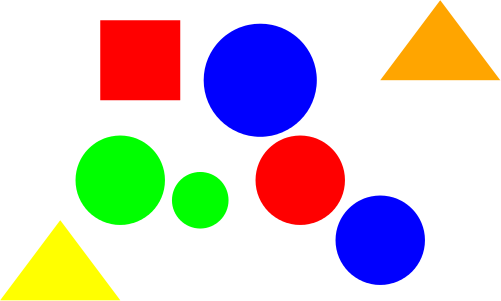
//> input picture J3.png, 501 x 301 px
$ ./ass2_12CS30004   (built with g++ and OpenCV 4)
//> lines starting //> are read from the running program, lines starting //| are printed output that depends on the picture; after the words box and inside, x2 and y2 are one past the last pixel; in counts of white or black regions, pixels touching at a corner belong together
//> further down, col is the input picture: 301 rows x 501 cols, CV_8UC3; mean B, G, R 202.4, 203.1, 212.6
#include <cv.h>
#include "opencv2/highgui/highgui.hpp"
#include <vector>
#include <iostream>
#include <string>
#include <stdlib.h>
#include <map>

using namespace cv;
using namespace std;

struct Circle{
	int radius;
	int cx;
	int cy;
	Circle(int r, int x, int y): radius(r), cx(x), cy(y) {}
};

Mat getGrayscale(Mat src)
{
	Mat dst(src.rows, src.cols, CV_8UC1);
	dst = Scalar(0);
	Vec3b colour;
	for(int i=0;i<src.rows;i++)
	{
		for(int j=0;j<src.cols;j++)
		{
				colour=src.at<Vec3b>(Point(j,i));
				int r=(int)colour.val[0];
				int g=(int)colour.val[1];
				int b=(int)colour.val[2];
				dst.at<uchar>(Point(j,i))=r*0.1+g*0.6+b*0.3;
		}
	}
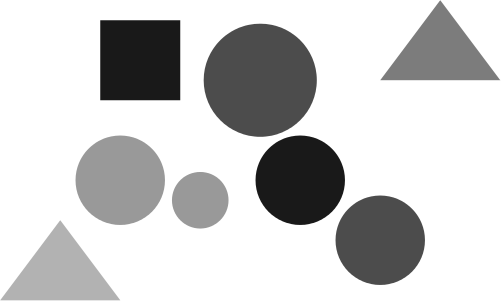
//> dst: 301 rows x 501 cols, CV_8UC1; min 25, max 255, mean 203.7
	return dst;
}

Mat getHistEQ(Mat src)
{
	Mat dst=src.clone();
	Scalar colour;
	vector<int> hist(256,0);
	vector<double> cprob(256,0);
	vector<int> cumf(256,0);
	vector<int> histeq(256,0);
	int tot_pix=src.rows*src.cols;
	for(int i=0;i<src.rows;i++)
	{
		for(int j=0;j<src.cols;j++)
		{
			colour=src.at<uchar>(Point(j,i));
			hist[colour.val[0]]++;
		}
	}
	int sum=0;

	for(int i=0;i<256;i++)
	{
		sum+=hist[i];
		cumf[i]=sum;
		cprob[i]=(double)cumf[i]/tot_pix;
		histeq[i]=cprob[i]*255;
	}

	for(int i=0;i<src.rows;i++)
	{
		for(int j=0;j<src.cols;j++)
		{
			colour=src.at<uchar>(Point(j,i));
			dst.at<uchar>(Point(j,i))=histeq[colour.val[0]];
		}
	}

	return dst;
}

Mat getSobel(Mat src)
{
	Mat dst=src.clone();
	Scalar colour;
	int min=INT_MAX;
	int max=INT_MIN;
	int sumx=0, sumy=0;
	int temp[src.rows][src.cols];
	int sobelx[3][3]={{-1,0,1},{-2,0,2},{-1,0,1}};
	int sobely[3][3]={{-1,-2,-1},{0,0,0},{1,2,1}};
	int sum=0;
	for(int i=1;i<src.rows-1;i++)
	{
		for(int j=1;j<src.cols-1;j++)
		{
			for(int k=i-1;k<=i+1;k++)
			{
				for(int l=j-1;l<=j+1;l++)
				{
					colour=src.at<uchar>(Point(l,k));
					sumx+=colour.val[0]*sobelx[k-i+1][l-j+1];
					sumy+=colour.val[0]*sobely[k-i+1][l-j+1];
				}
			}
			sum=sqrt(pow(sumx, 2)+pow(sumy,2));
			temp[i][j]=sum;
			if(max<sum)max=sum;
			if(min>sum)min=sum;
			sumx=0;
			sumy=0;
			sum=0;
		}
	}
//> this loop made 299 passes
//> max on passes 1 to 3: 537, 558, 558
//> after the loop, sumx = 0; sumy = 0; sum = 0; max = 992; min = 0
	for(int i=1;i<dst.rows-1;i++)
	{
		for(int j=1;j<dst.cols-1;j++)
		{
			sum=int((temp[i][j]-min)*255/(max-min));
			dst.at<uchar>(Point(j,i))=sum;
		}
	}
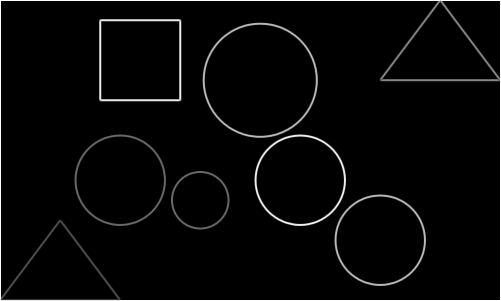
//> dst: 301 rows x 501 cols, CV_8UC1; min 0, max 255, mean 7.5
//> after the loop, sum = 0

	return dst;
}

Mat getBackground(Mat src)
{
	Mat dst(src.rows, src.cols, CV_8UC1);
	Vec3b colour;
	for(int i=0;i<src.rows;i++)
	{
		for(int j=0;j<src.cols;j++)
		{
			colour=src.at<Vec3b>(Point(j,i));
			if(colour.val[0]>10||colour.val[1]>10||colour.val[2]>10)
				dst.at<uchar>(Point(j,i))=255;
			else
				dst.at<uchar>(Point(j,i))=0;
		}
	}

	return dst;
}

Mat getBinary(Mat src)
{
	Mat dst=src.clone();
	Scalar colour;
	for(int i=0;i<src.rows;i++)
	{
		for(int j=0;j<src.cols;j++)
		{
			colour=src.at<uchar>(Point(j,i));
			if(colour.val[0]<20)
				dst.at<uchar>(Point(j,i))=0;
			else
				dst.at<uchar>(Point(j,i))=255;
		}
	}
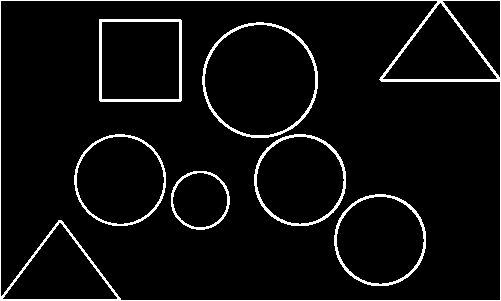
//> dst: 301 rows x 501 cols, CV_8UC1; 5.4% white in thin lines or dots
	return dst;
}

Mat getEroded(Mat src)
{
	Mat dst(src.rows, src.cols, CV_8UC1);
	for(int i=0;i<src.rows;++i)
	{
		for(int j=0;j<src.cols;++j)
		{
			int k,l,black=0,white=0;
			for(k=i-3;k<=i+3;++k)
			{
				for(l=j-3;l<=j+3;++l)
				{
					if(k>=0&&k<src.rows&&l>=0&&l<src.cols)
					{
						if(src.at<uchar>(Point(l,k))<10)
							black++;
						else
							white++;
					}
				}
			}
			if(white<black)
				dst.at<uchar>(i,j)=255;
			else
				dst.at<uchar>(i,j)=0;
		}
	}
	return dst;
}

int checkDefective(Mat src)
{
	Scalar colour;
	int count=0;
	src=getEroded(src);
	for(int i=0;i<src.rows;i++)
	{
		for(int j=0;j<src.cols;j++)
		{
			colour=src.at<uchar>(Point(j,i));
			// cout<<colour.val[0]<<" ";
			if(colour.val[0]<10)count++;
		}
	}
	if(count>10)return 1;
	return 0;
}

Mat getWithoutCandies(Mat src, Mat ori)
{
	Mat dst(src.rows, src.cols, CV_8UC1);
	Scalar colour, colour2;
	for(int i=0;i<src.rows;i++)
	{
		for(int j=0;j<src.cols;j++)
		{
			colour=src.at<uchar>(Point(j,i));
			colour2=ori.at<uchar>(Point(j,i));
			if(colour.val[0]<10&&colour2.val[0]>10)
				dst.at<uchar>(Point(j,i))=255;
			else
				dst.at<uchar>(Point(j,i))=0;
		}
	}

	return dst;
}

int main()
{
	Mat col=imread("J3.png"); // The original image
	cvtColor(col, col, CV_BGRA2RGB);
	Mat ori, histeq, edges, binary, background, remove_candies;
	vector<Circle> candy_list;
	vector<vector<int>  > hough(col.rows, vector<int> (col.cols, 0));
	map<string, int> counts;
	// Detect edges in the image
	ori=getGrayscale(col);
	// histeq=getHistEQ(ori);
	edges=getSobel(ori);
	binary=getBinary(edges);

	// [9 lines of commented-out code are left out]
	int min_r, max_r;
	cout<<"Enter minimum expected Radius:";
	cin>>min_r;
//> the answer given: 100
	cout<<"Enter maximum expected Radius:";
	cin>>max_r;
//> the answer given: 100


	Mat candies(ori.rows, ori.cols, CV_8UC3);
	candies = Scalar(0,0,0);
	Mat mask(ori.rows, ori.cols, CV_8UC3);
	mask = Scalar(0,0,0);
	// Loop through different values of the radiusmin(binary.rows, binary.cols)/2
	for(int radius = min_r; radius<max_r; radius++)
	{
		cout<<radius<<"\n";
		// Loop through each pixel
		for(int x=0;x<binary.rows;x++)
		{
			for(int y=0;y<binary.cols;y++)
			{
				// Check if the current pixel is an edge
				int value = binary.at<uchar>(Point(y,x));
				if(value==0) continue;

				// If it is an edge, generate its circle in the parameter space
				for(double theta=0;theta<360;theta=theta+1)
				{
					int a = x + radius*cos(theta*3.1412/180);
					int b = y + radius*sin(theta*3.1412/180);

					// Just in case
					if(a<0 || a>=binary.rows || b<0 || b>=binary.cols) continue;
					hough[a][b]++;
				}
			}
		}

		// cout<<radius<<" ";
		for(int x=0;x<binary.rows;x++)
		{
			for(int y=0;y<binary.cols;y++)
			{
				if(hough[x][y]>200){
					// cout<<x<<" "<<y<<"\n";
					int there=0;
					for(int j=0; j<candy_list.size();j++)
					{
						Circle c=candy_list[j];
						if(sqrt(pow(radius-c.radius,2)
								+ pow(x-c.cx,2)+pow(y-c.cy,2))<10.0){

							candy_list[j].radius=(c.radius+radius)/2;
							candy_list[j].cx=(c.cx+x)/2;
							candy_list[j].cy=(c.cy+y)/2;
							there=1;
							break;
						}
					}
					if(!there){
						candy_list.push_back(Circle(radius, x, y));
					}
				}
				// cout<<hough[x][y]<<" ";
				hough[x][y]=0;
			}
		}

		// waitKey(0);

	}
//> after the loop, candy_list = 0 items


	string clr="";
	cout<<"====================================================================\n";

	for(int i=0;i<candy_list.size();i++)
	{
		candies=Scalar(0,0,0);
		Circle c=candy_list[i];
		cout<<"Radius:"<<c.radius<<" X:"<<c.cx<<" Y:"<<c.cy<<"\n";
		circle(candies, Point(c.cy,c.cx), c.radius, Scalar(col.at<Vec3b>(Point(c.cy,c.cx))), -5, 8, 0);
		circle(mask, Point(c.cy,c.cx), c.radius, Scalar(col.at<Vec3b>(Point(c.cy,c.cx))), -5, 8, 0);
		circle(mask, Point(c.cy,c.cx), c.radius, Scalar(col.at<Vec3b>(Point(c.cy,c.cx))), 6, 8, 0);
		Vec3b pix=col.at<Vec3b>(Point(c.cy,c.cx));

		clr=to_string(pix.val[0])+" "+to_string(pix.val[1])+" "+to_string(pix.val[2]);
		if(counts.find(clr)==counts.end())
			counts[clr]=1;
		else counts[clr]++;

		namedWindow("Candies", CV_WINDOW_AUTOSIZE);
		imshow("Candies", candies);
		cout<<"Press enter on image window to see next detected candy\n";
		waitKey(0);
	}
//> this loop made 0 passes
//> candies: 301 rows x 501 cols, CV_8UC3; every value is 0
//> after the loop, counts = 0 items

	map<string, int>::iterator it;


	background = getBackground(mask);
//> after the loop in getBackground, `for(int i=0;i<src.rows;i++)`: dst: 301 rows x 501 cols, CV_8UC1; every value is 0
	remove_candies = getWithoutCandies(background, binary);
	remove_candies=getBinary(remove_candies);
	namedWindow("Only Candies [White]", CV_WINDOW_AUTOSIZE);
	imshow("Only Candies [White]", background);

	namedWindow("Background", CV_WINDOW_AUTOSIZE);
	imshow("Background", remove_candies);

	cout<<"====================================================================\n\n";
	for(it=counts.begin();it!=counts.end();it++)
	{
		cout<<"Colour:"<<it->first<<":"<<it->second<<"\n";
	}

	cout<<"====================================================================\n\n";
	cout<<"Number of Candies:"<<candy_list.size()<<"\n\n";
//| Number of Candies:0
	cout<<"====================================================================\n";


	cout<<"====================================================================\n\n";
	if(checkDefective(remove_candies))
//> after the loop in getEroded, `for(int i=0;i<src.rows;++i)`:
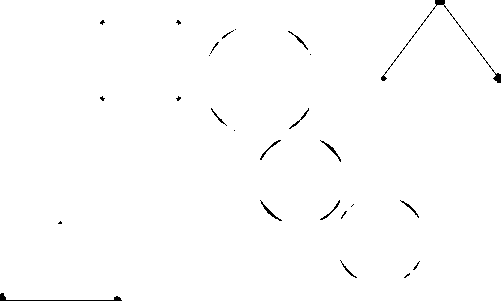
//> dst: 301 rows x 501 cols, CV_8UC1; 99.3% white; black in thin lines or dots
	{
		cout<<"Image contains defective candies. Please correct the system.\n\n";
	}
	else {
		cout<<"No defective candies found.\n\n";
	}
	cout<<"====================================================================\n";
	waitKey(0);

	return 0;
}

$ run again, with J1.png copied over J3.png
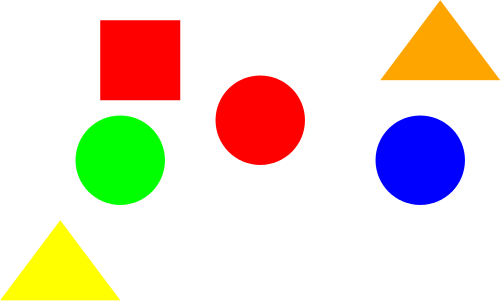
//> input picture J1.png, 501 x 301 px
//> col is the input picture: 301 rows x 501 cols, CV_8UC3; mean B, G, R 206.7, 220.1, 233.8
//> col: 301 rows x 501 cols, CV_8UC3; 19.58% of pixels changed, all inside (x1, y1, x2, y2) = (0, 0, 501, 301)
//> the loop in getSobel, `for(int i=1;i<src.rows-1;i++)` made 299 passes
//> max on passes 1 to 3: 537, 558, 558
//> after the loop in getSobel, `for(int i=1;i<src.rows-1;i++)`: sumx = 0; max = 992; min = 0
//> after the loop in getBinary, `for(int i=0;i<src.rows;i++)`:
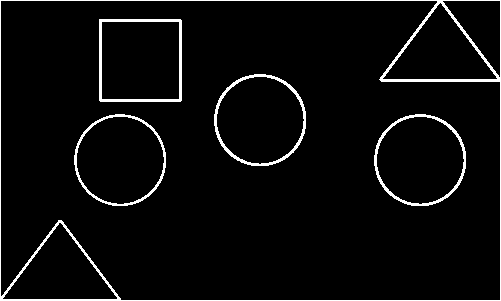
//> dst: 301 rows x 501 cols, CV_8UC1; 4.4% white in thin lines or dots
//> after the loop `for(int radius = min_r; radius<max_r; radius++)`: candy_list = 0 items
//| Number of Candies:0
//> after the loop in getEroded, `for(int i=0;i<src.rows;++i)`:
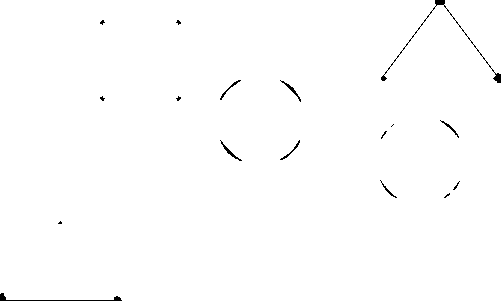
//> dst: 301 rows x 501 cols, CV_8UC1; 99.4% white; black in thin lines or dots

$ run again, with J2.png copied over J3.png
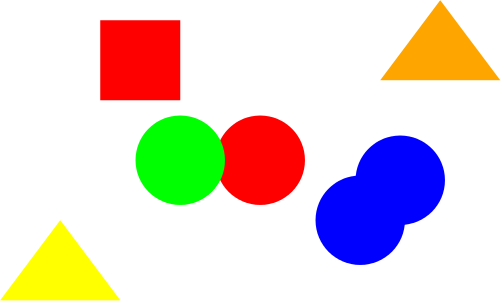
//> input picture J2.png, 501 x 301 px
//> col is the input picture: 301 rows x 501 cols, CV_8UC3; mean B, G, R 207.1, 212.6, 225.8
//> the loop in getSobel, `for(int i=1;i<src.rows-1;i++)` made 299 passes
//> max on passes 1 to 3: 537, 558, 558
//> after the loop in getSobel, `for(int i=1;i<src.rows-1;i++)`: sumx = 0; max = 990; min = 0
//> after the loop in getBinary, `for(int i=0;i<src.rows;i++)`:
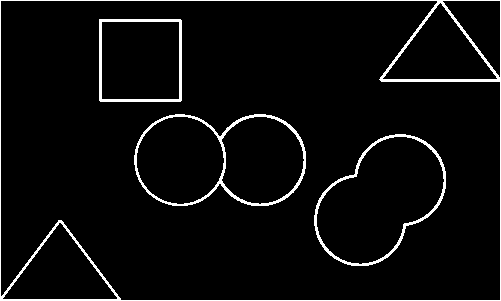
//> dst: 301 rows x 501 cols, CV_8UC1; 4.5% white in thin lines or dots
//> after the loop `for(int radius = min_r; radius<max_r; radius++)`: candy_list = 0 items
//| Number of Candies:0
//> after the loop in getEroded, `for(int i=0;i<src.rows;++i)`:
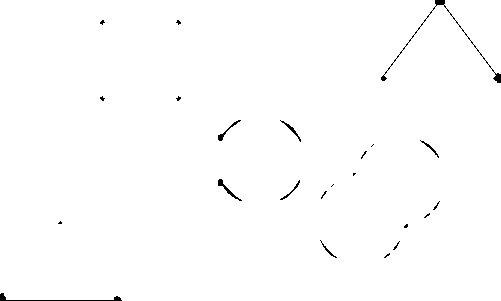
//> dst: 301 rows x 501 cols, CV_8UC1; 99.3% white; black in thin lines or dots

$ run again, with J4.png copied over J3.png
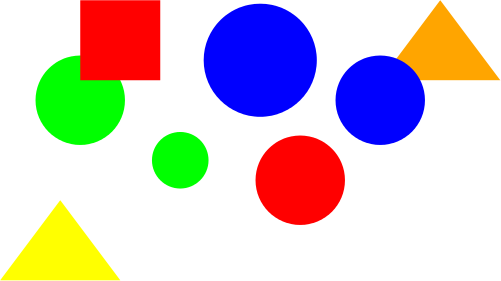
//> input picture J4.png, 501 x 281 px
//> col is the input picture: 281 rows x 501 cols, CV_8UC3; mean B, G, R 200.9, 199.7, 210.8
//> the loop in getSobel, `for(int i=1;i<src.rows-1;i++)` made 279 passes
//> max on passes 1 to 3: 874, 920, 920
//> after the loop in getSobel, `for(int i=1;i<src.rows-1;i++)`: sumx = 0; max = 992; min = 0
//> after the loop in getBinary, `for(int i=0;i<src.rows;i++)`:
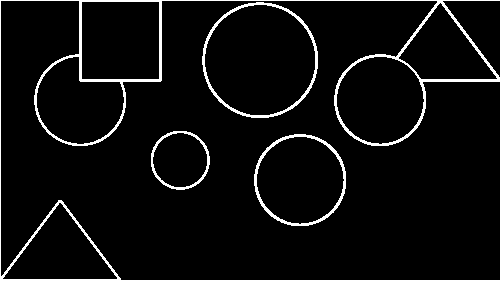
//> dst: 281 rows x 501 cols, CV_8UC1; 5.4% white in thin lines or dots
//> after the loop `for(int radius = min_r; radius<max_r; radius++)`: candy_list = 0 items
//| Number of Candies:0
//> after the loop in getEroded, `for(int i=0;i<src.rows;++i)`:
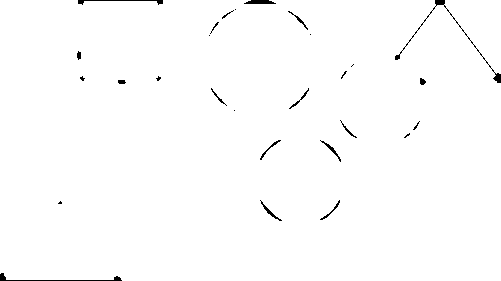
//> dst: 281 rows x 501 cols, CV_8UC1; 99.1% white; 28 black regions (11 under 20 px), largest, box (x1, y1, x2, y2) and area: (395, 0, 501, 83) 273, (0, 273, 122, 281) 178, (78, 0, 163, 5) 121
